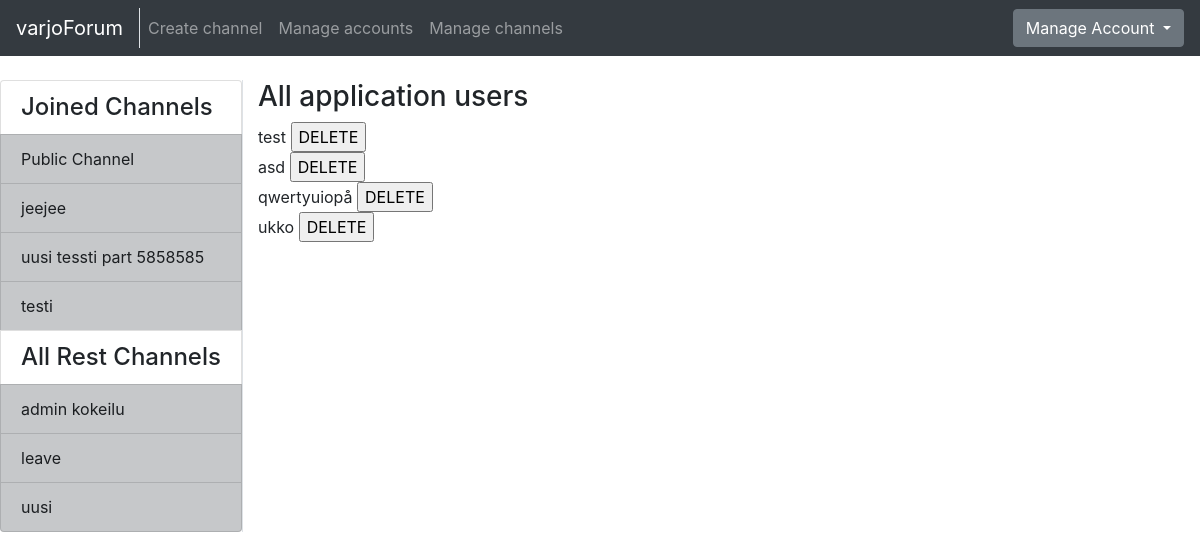
Page /auth/allAccount/ (signed in) on the earlier database version.
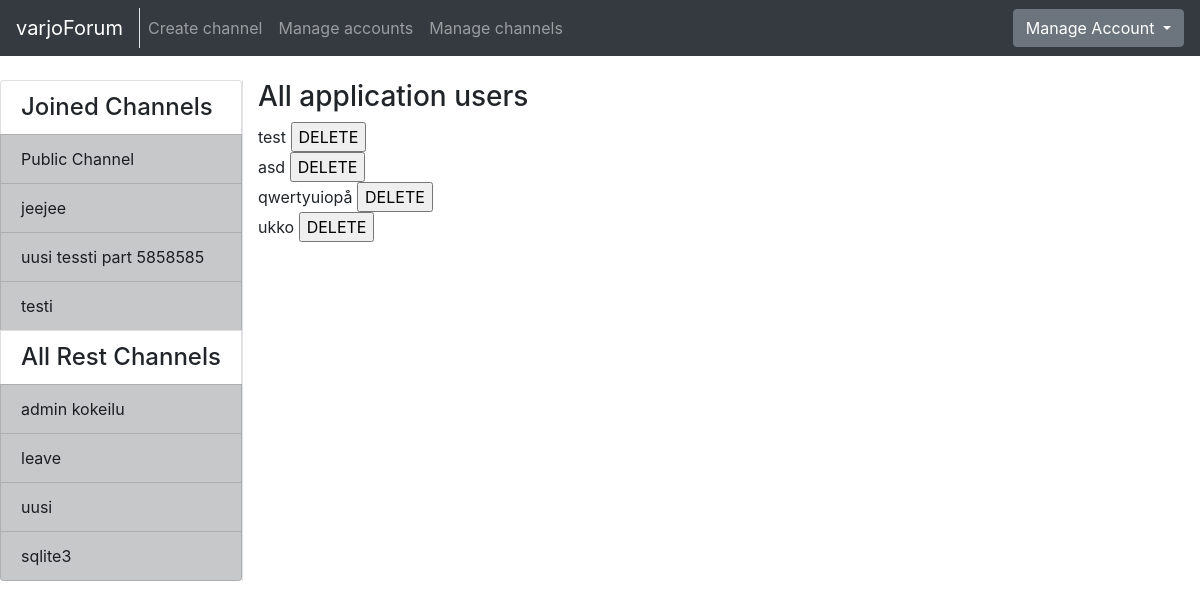
Same page on the later database version.
### application/channels/models.py (models this page shows, shortened)
class Channel(Base):
    name = db.Column(db.String(144), nullable=False)
    introduction = db.Column(db.Text, nullable=False)
    master_id = db.Column(db.Integer, nullable=False)
    messages = db.relationship("Message", backref='Channel', lazy=True)
    accounts = db.relationship('Account', secondary=accounts, lazy='subquery',
        backref=db.backref('channels', lazy=True))
    @staticmethod
    def get_my_channels(account_id):
        stmt = text("SELECT Channel.id, Channel.name"
                    " FROM Channel, Account, Accounts"
                    " WHERE Channel.id = Accounts.channel_id"
                    " AND Account.id = Accounts.account_id"
                    " AND Account.id = :account_id").params(account_id=account_id)
        res = db.engine.execute(stmt)
        response = []
        for row in res:
            response.append({"channel_id":row[0], "channel_name":row[1]})
        return response
    @staticmethod
    def get_channels_where_not_in(account_id):
        stmt = text("SELECT channel.id, channel.name"
                    " FROM Channel"
                    " WHERE Channel.id NOT IN ("
                        " SELECT Channel.id"
                            " FROM Channel, Account, Accounts"
                            " WHERE Channel.id = Accounts.channel_id"
                            " AND Account.id = Accounts.account_id"
                            " AND Account.id = :account_id"
                    " )").params(account_id=account_id)
        res = db.engine.execute(stmt)
        response = []
        for row in res:
            response.append({"id":row[0], "name":row[1]})
        return response

### application/auth/models.py (models this page shows, shortened)
class Account(Base):
    username = db.Column(db.String(144), nullable=False)
    password = db.Column(db.String(144), nullable=False)
    motto = db.Column(db.String(144), nullable=False)
    admin = db.Column(db.Boolean, nullable=False)
    email = db.Column(db.String(144), nullable=False)
    messages = db.relationship("Message", backref='account', lazy=True)
    comments = db.relationship("Comment", backref='account', lazy=True)

### application/auth/views.py (the view)
@app.route("/auth/allAccount/", methods=["GET"])
@login_required
def account_list():
    if current_user.admin == False:
        return redirect(url_for("messages_index"))
    if request.method == "GET":
        return render_template("auth/list.html",
                                accounts = Account.query.all(),
                                my_channels=Channel.get_my_channels(current_user.id),
                                all_channels=Channel.get_channels_where_not_in(current_user.id))

### application/__init__.py (called while the page is built)
@login_manager.user_loader
def load_user(account_id):
  return Account.query.get(account_id)

### application/templates/auth/list.html
{% extends "layout.html" %}
{% block body %}
<h3>All application users</h3>
  {% for account in accounts %}
    {% if account.admin == False %}
      <form method="POST" action="{{ url_for('accounts_delete', account_id=account.id) }}" name="accountform">
        <span>{{ account.username }}</span>
        <input type="submit" value="DELETE" />
      </form>
      {% endif %}
  {% endfor %}
{% endblock %}

### application/templates/layout.html (shortened to what this page needs)
<!DOCTYPE html>
  <html>
    <head>
      <link rel="stylesheet" href="https://maxcdn.bootstrapcdn.com/bootstrap/4.0.0/css/bootstrap.min.css">
    </head>
    <body>
      <nav class="navbar navbar-expand-md navbar-dark bg-dark mb-4">
        <div class="border-right">
          <a class="navbar-brand" href="{{ url_for('index') }}">varjoForum</a>
        </div>
        <div class="collapse navbar-collapse" id="navbarCollapse">
          <ul class="navbar-nav mr-auto">
            {% if current_user.is_authenticated %}
              <li class="nav-item">
                <a class="nav-link" href="{{ url_for('channel_form') }}">Create channel</a>
              </li>
            {% endif %}
            {% if current_user.admin == True %}
              <li class="nav-item">
                <a class="nav-link" href="{{ url_for('account_list') }}">Manage accounts</a>
              </li>
              <li class="nav-item">
                <a href="{{ url_for('channel_manager') }}" class="nav-link">Manage channels</a>
              </li>
            {% endif %}
          </ul>
            <div class="btn-group">
              <button type="button" class="btn btn-secondary dropdown-toggle" data-toggle="dropdown" aria-haspopup="true" aria-expanded="false">
                {% if current_user.is_authenticated %}
                  Manage Account
                {% else %}
                  Login
                {% endif %}
              </button>
            </div>
        </div>
      </nav>
      <div class="container-fluid" >
        <div class="row">
            <div class="border-right">
              <div class="col-sx" >
                <div style="float: left">
                  <div class="list-group">
                  {% if current_user.is_authenticated %}
                    {% if my_channels %}
                    <h4 class="list-group-item">Joined Channels</h4>
                    {% endif %}
                    {% for my_channel in my_channels %}
                        <a href="{{ url_for('one_channel_index', channel_id=my_channel.channel_id, sort='first') }}"
                            class="list-group-item list-group-item-action list-group-item-dark">
                        {{ my_channel.channel_name }}
                        </a>
                    {% endfor %}
                    <h4 class="list-group-item">All Rest Channels</h4>
                {% else %}
                {% if all_channels %}
                <h4 class="list-group-item">All Channels</h4>
                {% endif %}
                {% endif %}
                {% for channel in all_channels %}
                <a href="{{ url_for('one_channel_index', channel_id=channel.id, sort='first') }}"
                    class="list-group-item list-group-item-action list-group-item-dark">
                  {{ channel.name }}
                </a>
                {% endfor %}
              </div>
              </div>
              </div>
          </div>
          <div class="col">
            {% block body %}{% endblock %}
          </div>
        </div>
    </body>
  </html>

Differences in the rows shown:
added Channel: name "sqlite3", shown under "All Rest Channels"
